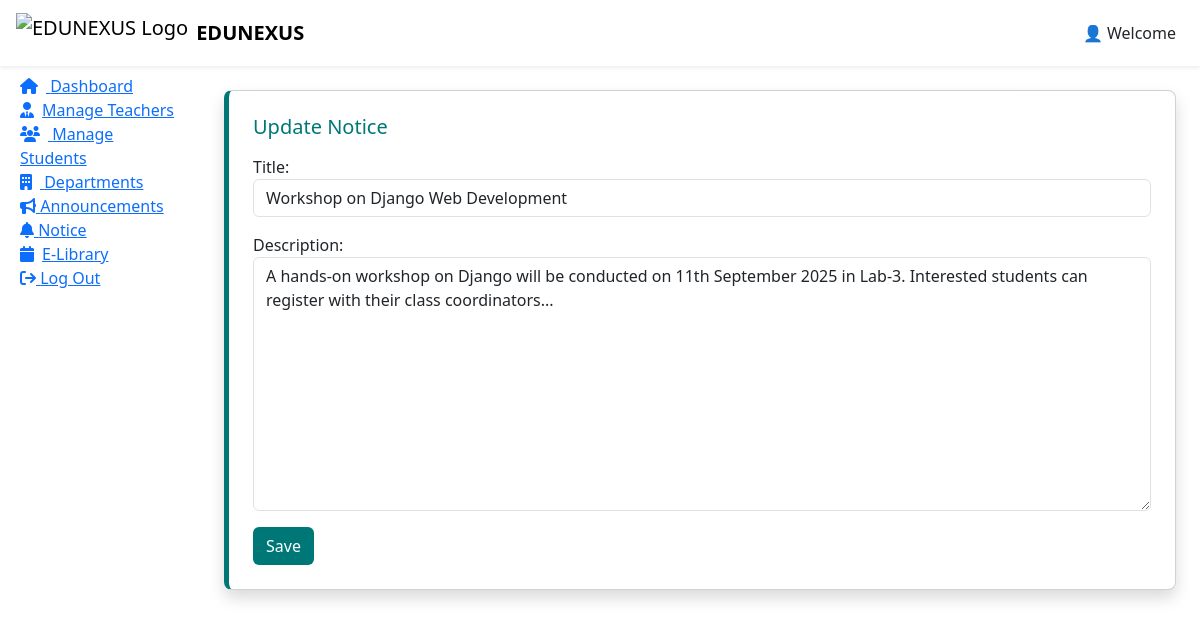
The app's page /dashboard/notices/update/3/ (signed in) with its own data.
### app_edunexus/models.py (models this page shows, shortened)
class Notice(models.Model):
    title = models.CharField(max_length=200)
    description = models.TextField()
    created_at = models.DateTimeField(default=timezone.now)
    class Meta:
        db_table = 'Notice'

### app_edunexus/views.py (the view)
# urls.py: path('dashboard/notices/update/<int:pk>/', views.notice_update, name='notice_update'),
def notice_update(request, pk):
    admin_email = request.session.get('admin_email')
    user_id = request.session.get('user_id')
    if not admin_email and not user_id:
        return redirect('log_in')
    notice = Notice.objects.get(id=pk)
    if not admin_email and not user_id:
        return HttpResponse("You are not authorized to edit this notice")
    if request.method == "POST":
        form = NoticeForm(request.POST, instance=notice)
        if form.is_valid():
            form.save()
            return redirect("notice_list")
    else:
        form = NoticeForm(instance=notice)
    return render(request, "admin_dashboard.html", {"notice_form": form, "notice_update": "notice_update"})

### app_edunexus/forms.py
class NoticeForm(forms.ModelForm):
    class Meta:
        model = Notice
        fields = ['title', 'description']
        widgets = {
            'title':forms.TextInput(attrs={'class':'form-control','placeholder':'Enter Title'}),
            'description':forms.Textarea(attrs={'class':'form-control','placeholder':'Enter Description...'}),
        }

### app_edunexus/templates/admin_dashboard.html (shortened to what this page needs)
{% extends 'base_dashboard.html' %}
{% load static %}
{% block css %}
<link rel="stylesheet" href="https://res.cloudinary.com/duhg4tvty/raw/upload/v1756632173/admin_dashboard_qpsoxb.css">
{% endblock %}
{% block sidebar %}
<li><a class="capsule" href="{% url 'admin_dashboard' %}" style="cursor: pointer;"><i class="fa fa-home me-2"></i>
    Dashboard</a></li>
<li><a class="capsule" href="{% url 'manage_teachers' %}" style="cursor: pointer;"><i
      class="fa fa-user-tie me-2"></i>Manage Teachers<a></li>
<li><a href="{% url 'manage_students' %}" class="capsule" style="cursor: pointer;"><i class="fa fa-users me-2"></i>
    Manage Students</a></li>
<li><a href="{% url 'department' %}" class="capsule" style="cursor: pointer;"><i class="fa fa-building me-2"></i>
    Departments</a></li>
<li><a href="{% url 'announcement_list' %}" class="capsule" style="cursor: pointer;"><i class="fa-solid fa-bullhorn"></i>
    Announcements</a></li>
<li><a href="{% url 'notice_list' %}" class="capsule" style="cursor: pointer;"><i class="fa-solid fa-bell"></i>
    Notice</a></li>
<li><a href="{% url 'ebook_list' %}" class="capsule" style="cursor: pointer;"><i
      class="fa fa-calendar me-2"></i>E-Library</a></li>
<li><a href="{% url 'log_out' %}" class="capsule"><i class="fa fa-sign-out" aria-hidden="true"></i> Log Out</a>
{% endblock %}
{% block main %}
{% if notice_create or notice_update %}
<div class="card shadow p-4 rounded-3" style="border-left:5px solid #007777;">
    <h5 class="mb-3" style="color:#007777;">
        {% if notice_create %} Create Notice {% else %} Update Notice {% endif %}
    </h5>
    <form method="post">
        {{ notice_form.as_p }}
        <button type="submit" class="btn" style="background:#007777; color:white;">Save</button>
    </form>
</div>
{% endif %}
{% endblock %}

### records on screen
Notice: title "Workshop on Django Web Development", description "A hands-on workshop on Django will be conducted on 11th September 2025 in Lab-3. Interested students can register with their class coordinators..."
